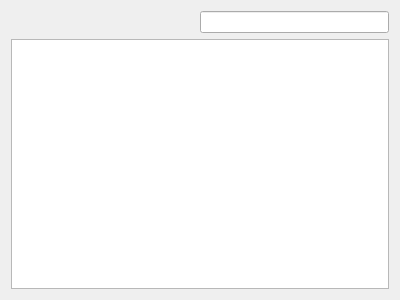
<?xml version="1.0" encoding="UTF-8"?>
<ui version="4.0">
 <class>genesSelectionWidget</class>
 <widget class="QWidget" name="genesSelectionWidget">
  <property name="geometry">
   <rect>
    <x>0</x>
    <y>0</y>
    <width>400</width>
    <height>300</height>
   </rect>
  </property>
  <property name="windowTitle">
   <string>Genes</string>
  </property>
  <layout class="QHBoxLayout" name="horizontalLayout">
   <item>
    <layout class="QVBoxLayout" name="selectionLayout">
     <item>
      <layout class="QHBoxLayout" name="selctionBottonsLayout">
       <item>
        <spacer name="horizontalSpacer">
         <property name="orientation">
          <enum>Qt::Horizontal</enum>
         </property>
         <property name="sizeHint" stdset="0">
          <size>
           <width>40</width>
           <height>20</height>
          </size>
         </property>
        </spacer>
       </item>
       <item>
        <widget class="QLineEdit" name="searchField">
         <property name="minimumSize">
          <size>
           <width>50</width>
           <height>0</height>
          </size>
         </property>
         <property name="mouseTracking">
          <bool>false</bool>
         </property>
         <property name="focusPolicy">
          <enum>Qt::ClickFocus</enum>
         </property>
         <property name="contextMenuPolicy">
          <enum>Qt::DefaultContextMenu</enum>
         </property>
         <property name="acceptDrops">
          <bool>false</bool>
         </property>
         <property name="toolTip">
          <string>Search for a gene name among the selected genes</string>
         </property>
         <property name="statusTip">
          <string>Search for a gene name among the selected genes</string>
         </property>
         <property name="whatsThis">
          <string>Search for a gene name among the selected genes</string>
         </property>
        </widget>
       </item>
      </layout>
     </item>
     <item>
      <widget class="QTableView" name="tableview">
       <property name="sizePolicy">
        <sizepolicy hsizetype="Expanding" vsizetype="MinimumExpanding">
         <horstretch>0</horstretch>
         <verstretch>0</verstretch>
        </sizepolicy>
       </property>
       <property name="minimumSize">
        <size>
         <width>100</width>
         <height>0</height>
        </size>
       </property>
       <property name="mouseTracking">
        <bool>true</bool>
       </property>
       <property name="focusPolicy">
        <enum>Qt::ClickFocus</enum>
       </property>
       <property name="toolTip">
        <string>Genes</string>
       </property>
       <property name="sizeAdjustPolicy">
        <enum>QAbstractScrollArea::AdjustIgnored</enum>
       </property>
       <property name="editTriggers">
        <set>QAbstractItemView::NoEditTriggers</set>
       </property>
       <property name="showDropIndicator" stdset="0">
        <bool>false</bool>
       </property>
       <property name="dragDropOverwriteMode">
        <bool>false</bool>
       </property>
       <property name="selectionMode">
        <enum>QAbstractItemView::NoSelection</enum>
       </property>
       <property name="verticalScrollMode">
        <enum>QAbstractItemView::ScrollPerItem</enum>
       </property>
       <property name="horizontalScrollMode">
        <enum>QAbstractItemView::ScrollPerPixel</enum>
       </property>
       <property name="showGrid">
        <bool>false</bool>
       </property>
       <property name="sortingEnabled">
        <bool>true</bool>
       </property>
       <attribute name="verticalHeaderVisible">
        <bool>false</bool>
       </attribute>
      </widget>
     </item>
    </layout>
   </item>
  </layout>
 </widget>
 <resources/>
 <connections/>
</ui>
